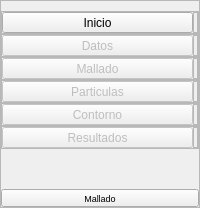
        <widget class="QFrame" name="frame_menu_izq">
         <property name="sizePolicy">
          <sizepolicy hsizetype="Fixed" vsizetype="Preferred">
           <horstretch>0</horstretch>
           <verstretch>0</verstretch>
          </sizepolicy>
         </property>
         <property name="minimumSize">
          <size>
           <width>0</width>
           <height>0</height>
          </size>
         </property>
         <property name="maximumSize">
          <size>
           <width>16777215</width>
           <height>16777215</height>
          </size>
         </property>
         <property name="styleSheet">
          <string notr="true"/>
         </property>
         <property name="frameShape">
          <enum>QFrame::StyledPanel</enum>
         </property>
         <property name="frameShadow">
          <enum>QFrame::Raised</enum>
         </property>
         <layout class="QVBoxLayout" name="verticalLayout_2">
          <property name="spacing">
           <number>0</number>
          </property>
          <property name="leftMargin">
           <number>0</number>
          </property>
          <property name="topMargin">
           <number>0</number>
          </property>
          <property name="rightMargin">
           <number>0</number>
          </property>
          <property name="bottomMargin">
           <number>0</number>
          </property>
          <item>
           <spacer name="verticalSpacer_2">
            <property name="orientation">
             <enum>Qt::Vertical</enum>
            </property>
            <property name="sizeType">
             <enum>QSizePolicy::Minimum</enum>
            </property>
            <property name="sizeHint" stdset="0">
             <size>
              <width>20</width>
              <height>10</height>
             </size>
            </property>
           </spacer>
          </item>
          <item>
           <widget class="QFrame" name="frame_inicioInf">
            <property name="frameShape">
             <enum>QFrame::StyledPanel</enum>
            </property>
            <property name="frameShadow">
             <enum>QFrame::Raised</enum>
            </property>
            <layout class="QHBoxLayout" name="horizontalLayout_22">
             <property name="spacing">
              <number>0</number>
             </property>
             <property name="leftMargin">
              <number>0</number>
             </property>
             <property name="topMargin">
              <number>0</number>
             </property>
             <property name="rightMargin">
              <number>0</number>
             </property>
             <property name="bottomMargin">
              <number>0</number>
             </property>
             <item>
              <widget class="QToolButton" name="toolButton_inicio">
               <property name="enabled">
                <bool>true</bool>
               </property>
               <property name="sizePolicy">
                <sizepolicy hsizetype="Minimum" vsizetype="Fixed">
                 <horstretch>0</horstretch>
                 <verstretch>0</verstretch>
                </sizepolicy>
               </property>
               <property name="text">
                <string>Inicio</string>
               </property>
               <property name="icon">
                <iconset>
                 <normaloff>../recursos/iconos/iconos_menu_lateral/home.svg</normaloff>../recursos/iconos/iconos_menu_lateral/home.svg</iconset>
               </property>
               <property name="iconSize">
                <size>
                 <width>30</width>
                 <height>30</height>
                </size>
               </property>
               <property name="toolButtonStyle">
                <enum>Qt::ToolButtonTextUnderIcon</enum>
               </property>
              </widget>
             </item>
             <item>
              <widget class="QFrame" name="frame_inicio">
               <property name="minimumSize">
                <size>
                 <width>5</width>
                 <height>0</height>
                </size>
               </property>
               <property name="maximumSize">
                <size>
                 <width>5</width>
                 <height>16777215</height>
                </size>
               </property>
               <property name="styleSheet">
                <string notr="true"/>
               </property>
               <property name="frameShape">
                <enum>QFrame::StyledPanel</enum>
               </property>
               <property name="frameShadow">
                <enum>QFrame::Raised</enum>
               </property>
              </widget>
             </item>
            </layout>
           </widget>
          </item>
          <item>
           <widget class="QFrame" name="frame_dataInf">
            <property name="frameShape">
             <enum>QFrame::StyledPanel</enum>
            </property>
            <property name="frameShadow">
             <enum>QFrame::Raised</enum>
            </property>
            <layout class="QHBoxLayout" name="horizontalLayout_21">
             <property name="spacing">
              <number>0</number>
             </property>
             <property name="leftMargin">
              <number>0</number>
             </property>
             <property name="topMargin">
              <number>0</number>
             </property>
             <property name="rightMargin">
              <number>0</number>
             </property>
             <property name="bottomMargin">
              <number>0</number>
             </property>
             <item>
              <widget class="QToolButton" name="toolButton_data">
               <property name="enabled">
                <bool>false</bool>
               </property>
               <property name="sizePolicy">
                <sizepolicy hsizetype="Minimum" vsizetype="Fixed">
                 <horstretch>0</horstretch>
                 <verstretch>0</verstretch>
                </sizepolicy>
               </property>
               <property name="styleSheet">
                <string notr="true"/>
               </property>
               <property name="text">
                <string>Datos</string>
               </property>
               <property name="icon">
                <iconset>
                 <normaloff>../recursos/iconos/iconos_menu_lateral/control.svg</normaloff>../recursos/iconos/iconos_menu_lateral/control.svg</iconset>
               </property>
               <property name="iconSize">
                <size>
                 <width>30</width>
                 <height>30</height>
                </size>
               </property>
               <property name="toolButtonStyle">
                <enum>Qt::ToolButtonTextUnderIcon</enum>
               </property>
              </widget>
             </item>
             <item>
              <widget class="QFrame" name="frame_data">
               <property name="enabled">
                <bool>true</bool>
               </property>
               <property name="minimumSize">
                <size>
                 <width>5</width>
                 <height>0</height>
                </size>
               </property>
               <property name="maximumSize">
                <size>
                 <width>5</width>
                 <height>16777215</height>
                </size>
               </property>
               <property name="styleSheet">
                <string notr="true"/>
               </property>
               <property name="frameShape">
                <enum>QFrame::StyledPanel</enum>
               </property>
               <property name="frameShadow">
                <enum>QFrame::Raised</enum>
               </property>
              </widget>
             </item>
            </layout>
           </widget>
          </item>
          <item>
           <widget class="QFrame" name="frame_mallaInf">
            <property name="frameShape">
             <enum>QFrame::StyledPanel</enum>
            </property>
            <property name="frameShadow">
             <enum>QFrame::Raised</enum>
            </property>
            <layout class="QHBoxLayout" name="horizontalLayout_20">
             <property name="spacing">
              <number>0</number>
             </property>
             <property name="leftMargin">
              <number>0</number>
             </property>
             <property name="topMargin">
              <number>0</number>
             </property>
             <property name="rightMargin">
              <number>0</number>
             </property>
             <property name="bottomMargin">
              <number>0</number>
             </property>
             <item>
              <widget class="QToolButton" name="toolButton_malla">
               <property name="enabled">
                <bool>false</bool>
               </property>
               <property name="sizePolicy">
                <sizepolicy hsizetype="Minimum" vsizetype="Fixed">
                 <horstretch>0</horstretch>
                 <verstretch>0</verstretch>
                </sizepolicy>
               </property>
               <property name="text">
                <string>Mallado</string>
               </property>
               <property name="icon">
                <iconset>
                 <normaloff>../recursos/iconos/iconos_menu_lateral/mesh.svg</normaloff>../recursos/iconos/iconos_menu_lateral/mesh.svg</iconset>
               </property>
               <property name="iconSize">
                <size>
                 <width>30</width>
                 <height>30</height>
                </size>
               </property>
               <property name="toolButtonStyle">
                <enum>Qt::ToolButtonTextUnderIcon</enum>
               </property>
              </widget>
             </item>
             <item>
              <widget class="QFrame" name="frame_malla">
               <property name="enabled">
                <bool>true</bool>
               </property>
               <property name="minimumSize">
                <size>
                 <width>5</width>
                 <height>0</height>
                </size>
               </property>
               <property name="maximumSize">
                <size>
                 <width>5</width>
                 <height>16777215</height>
                </size>
               </property>
               <property name="styleSheet">
                <string notr="true"/>
               </property>
               <property name="frameShape">
                <enum>QFrame::StyledPanel</enum>
               </property>
               <property name="frameShadow">
                <enum>QFrame::Raised</enum>
               </property>
              </widget>
             </item>
            </layout>
           </widget>
          </item>
          <item>
           <widget class="QFrame" name="frame_puntosInf">
            <property name="frameShape">
             <enum>QFrame::StyledPanel</enum>
            </property>
            <property name="frameShadow">
             <enum>QFrame::Raised</enum>
            </property>
            <layout class="QHBoxLayout" name="horizontalLayout_5">
             <property name="spacing">
              <number>0</number>
             </property>
             <property name="leftMargin">
              <number>0</number>
             </property>
             <property name="topMargin">
              <number>0</number>
             </property>
             <property name="rightMargin">
              <number>0</number>
             </property>
             <property name="bottomMargin">
              <number>0</number>
             </property>
             <item>
              <widget class="QToolButton" name="toolButton_puntos">
               <property name="enabled">
                <bool>false</bool>
               </property>
               <property name="sizePolicy">
                <sizepolicy hsizetype="Minimum" vsizetype="Fixed">
                 <horstretch>0</horstretch>
                 <verstretch>0</verstretch>
                </sizepolicy>
               </property>
               <property name="text">
                <string>Particulas</string>
               </property>
               <property name="icon">
                <iconset>
                 <normaloff>../recursos/iconos/iconos_menu_lateral/particle.svg</normaloff>../recursos/iconos/iconos_menu_lateral/particle.svg</iconset>
               </property>
               <property name="iconSize">
                <size>
                 <width>30</width>
                 <height>30</height>
                </size>
               </property>
               <property name="toolButtonStyle">
                <enum>Qt::ToolButtonTextUnderIcon</enum>
               </property>
              </widget>
             </item>
             <item>
              <widget class="QFrame" name="frame_puntos">
               <property name="enabled">
                <bool>true</bool>
               </property>
               <property name="minimumSize">
                <size>
                 <width>5</width>
                 <height>0</height>
                </size>
               </property>
               <property name="maximumSize">
                <size>
                 <width>5</width>
                 <height>16777215</height>
                </size>
               </property>
               <property name="styleSheet">
                <string notr="true"/>
               </property>
               <property name="frameShape">
                <enum>QFrame::StyledPanel</enum>
               </property>
               <property name="frameShadow">
                <enum>QFrame::Raised</enum>
               </property>
              </widget>
             </item>
            </layout>
           </widget>
          </item>
          <item>
           <widget class="QFrame" name="frame_contornoInf">
            <property name="frameShape">
             <enum>QFrame::StyledPanel</enum>
            </property>
            <property name="frameShadow">
             <enum>QFrame::Raised</enum>
            </property>
            <layout class="QHBoxLayout" name="horizontalLayout_4">
             <property name="spacing">
              <number>0</number>
             </property>
             <property name="leftMargin">
              <number>0</number>
             </property>
             <property name="topMargin">
              <number>0</number>
             </property>
             <property name="rightMargin">
              <number>0</number>
             </property>
             <property name="bottomMargin">
              <number>0</number>
             </property>
             <item>
              <widget class="QToolButton" name="toolButton_contorno">
               <property name="enabled">
                <bool>false</bool>
               </property>
               <property name="sizePolicy">
                <sizepolicy hsizetype="Minimum" vsizetype="Fixed">
                 <horstretch>0</horstretch>
                 <verstretch>0</verstretch>
                </sizepolicy>
               </property>
               <property name="text">
                <string>Contorno</string>
               </property>
               <property name="icon">
                <iconset>
                 <normaloff>../recursos/iconos/iconos_menu_lateral/file.svg</normaloff>../recursos/iconos/iconos_menu_lateral/file.svg</iconset>
               </property>
               <property name="iconSize">
                <size>
                 <width>30</width>
                 <height>30</height>
                </size>
               </property>
               <property name="toolButtonStyle">
                <enum>Qt::ToolButtonTextUnderIcon</enum>
               </property>
              </widget>
             </item>
             <item>
              <widget class="QFrame" name="frame_contorno">
               <property name="minimumSize">
                <size>
                 <width>5</width>
                 <height>0</height>
                </size>
               </property>
               <property name="maximumSize">
                <size>
                 <width>5</width>
                 <height>16777215</height>
                </size>
               </property>
               <property name="styleSheet">
                <string notr="true"/>
               </property>
               <property name="frameShape">
                <enum>QFrame::StyledPanel</enum>
               </property>
               <property name="frameShadow">
                <enum>QFrame::Raised</enum>
               </property>
              </widget>
             </item>
            </layout>
           </widget>
          </item>
          <item>
           <widget class="QFrame" name="frame_resultadosInf">
            <property name="frameShape">
             <enum>QFrame::StyledPanel</enum>
            </property>
            <property name="frameShadow">
             <enum>QFrame::Raised</enum>
            </property>
            <layout class="QHBoxLayout" name="horizontalLayout_8">
             <property name="spacing">
              <number>0</number>
             </property>
             <property name="leftMargin">
              <number>0</number>
             </property>
             <property name="topMargin">
              <number>0</number>
             </property>
             <property name="rightMargin">
              <number>0</number>
             </property>
             <property name="bottomMargin">
              <number>0</number>
             </property>
             <item>
              <widget class="QToolButton" name="toolButton_resultados">
               <property name="enabled">
                <bool>false</bool>
               </property>
               <property name="sizePolicy">
                <sizepolicy hsizetype="Minimum" vsizetype="Fixed">
                 <horstretch>0</horstretch>
                 <verstretch>0</verstretch>
                </sizepolicy>
               </property>
               <property name="text">
                <string>Resultados</string>
               </property>
               <property name="icon">
                <iconset>
                 <normaloff>../recursos/iconos/iconos_menu_lateral/view.svg</normaloff>../recursos/iconos/iconos_menu_lateral/view.svg</iconset>
               </property>
               <property name="iconSize">
                <size>
                 <width>30</width>
                 <height>30</height>
                </size>
               </property>
               <property name="toolButtonStyle">
                <enum>Qt::ToolButtonTextUnderIcon</enum>
               </property>
              </widget>
             </item>
             <item>
              <widget class="QFrame" name="frame_resultados">
               <property name="enabled">
                <bool>true</bool>
               </property>
               <property name="minimumSize">
                <size>
                 <width>5</width>
                 <height>0</height>
                </size>
               </property>
               <property name="maximumSize">
                <size>
                 <width>5</width>
                 <height>16777215</height>
                </size>
               </property>
               <property name="styleSheet">
                <string notr="true"/>
               </property>
               <property name="frameShape">
                <enum>QFrame::StyledPanel</enum>
               </property>
               <property name="frameShadow">
                <enum>QFrame::Raised</enum>
               </property>
              </widget>
             </item>
            </layout>
           </widget>
          </item>
          <item>
           <spacer name="verticalSpacer">
            <property name="orientation">
             <enum>Qt::Vertical</enum>
            </property>
            <property name="sizeHint" stdset="0">
             <size>
              <width>20</width>
              <height>40</height>
             </size>
            </property>
           </spacer>
          </item>
          <item>
           <widget class="QToolButton" name="toolButton_config">
            <property name="sizePolicy">
             <sizepolicy hsizetype="Minimum" vsizetype="Fixed">
              <horstretch>0</horstretch>
              <verstretch>0</verstretch>
             </sizepolicy>
            </property>
            <property name="font">
             <font>
              <family>Ubuntu</family>
              <pointsize>7</pointsize>
              <italic>false</italic>
              <bold>false</bold>
             </font>
            </property>
            <property name="text">
             <string>Mallado</string>
            </property>
            <property name="icon">
             <iconset>
              <normaloff>../recursos/iconos/iconos_menu_lateral/config.svg</normaloff>../recursos/iconos/iconos_menu_lateral/config.svg</iconset>
            </property>
            <property name="iconSize">
             <size>
              <width>30</width>
              <height>30</height>
             </size>
            </property>
            <property name="toolButtonStyle">
             <enum>Qt::ToolButtonIconOnly</enum>
            </property>
           </widget>
          </item>
         </layout>
        </widget>
